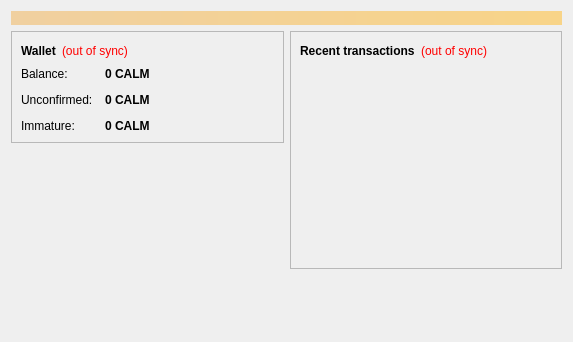
<?xml version="1.0" encoding="UTF-8"?>
<ui version="4.0">
 <class>OverviewPage</class>
 <widget class="QWidget" name="OverviewPage">
  <property name="geometry">
   <rect>
    <x>0</x>
    <y>0</y>
    <width>573</width>
    <height>342</height>
   </rect>
  </property>
  <property name="windowTitle">
   <string>Form</string>
  </property>
  <layout class="QVBoxLayout" name="topLayout">
   <item>
    <widget class="QLabel" name="labelAlerts">
     <property name="visible">
      <bool>false</bool>
     </property>
     <property name="styleSheet">
      <string notr="true">background-color: qlineargradient(x1: 0, y1: 0, x2: 1, y2: 0, stop:0 #F0D0A0, stop:1 #F8D488); color:#000000;</string>
     </property>
     <property name="wordWrap">
      <bool>true</bool>
     </property>
     <property name="margin">
      <number>3</number>
     </property>
    </widget>
   </item>
   <item>
    <layout class="QHBoxLayout" name="horizontalLayout" stretch="1,1">
     <item>
      <layout class="QVBoxLayout" name="verticalLayout_2">
       <item>
        <widget class="QFrame" name="frame">
         <property name="frameShape">
          <enum>QFrame::StyledPanel</enum>
         </property>
         <property name="frameShadow">
          <enum>QFrame::Raised</enum>
         </property>
         <layout class="QVBoxLayout" name="verticalLayout_4">
          <item>
           <layout class="QHBoxLayout" name="horizontalLayout_4">
            <item>
             <widget class="QLabel" name="label_5">
              <property name="font">
               <font>
                <weight>75</weight>
                <bold>true</bold>
               </font>
              </property>
              <property name="text">
               <string>Wallet</string>
              </property>
             </widget>
            </item>
            <item>
             <widget class="QLabel" name="labelWalletStatus">
              <property name="toolTip">
               <string>The displayed information may be out of date. Your wallet automatically synchronizes with the Calm network after a connection is established, but this process has not completed yet.</string>
              </property>
              <property name="styleSheet">
               <string notr="true">QLabel { color: red; }</string>
              </property>
              <property name="text">
               <string notr="true">(out of sync)</string>
              </property>
              <property name="alignment">
               <set>Qt::AlignLeading|Qt::AlignLeft|Qt::AlignVCenter</set>
              </property>
             </widget>
            </item>
            <item>
             <spacer name="horizontalSpacer_2">
              <property name="orientation">
               <enum>Qt::Horizontal</enum>
              </property>
              <property name="sizeHint" stdset="0">
               <size>
                <width>40</width>
                <height>20</height>
               </size>
              </property>
             </spacer>
            </item>
           </layout>
          </item>
          <item>
           <layout class="QFormLayout" name="formLayout_2">
            <property name="fieldGrowthPolicy">
             <enum>QFormLayout::AllNonFixedFieldsGrow</enum>
            </property>
            <property name="horizontalSpacing">
             <number>12</number>
            </property>
            <property name="verticalSpacing">
             <number>12</number>
            </property>
            <item row="0" column="0">
             <widget class="QLabel" name="label">
              <property name="text">
               <string>Balance:</string>
              </property>
             </widget>
            </item>
            <item row="0" column="1">
             <widget class="QLabel" name="labelBalance">
              <property name="font">
               <font>
                <weight>75</weight>
                <bold>true</bold>
               </font>
              </property>
              <property name="cursor">
               <cursorShape>IBeamCursor</cursorShape>
              </property>
              <property name="toolTip">
               <string>Your current balance</string>
              </property>
              <property name="text">
               <string notr="true">0 CALM</string>
              </property>
              <property name="textInteractionFlags">
               <set>Qt::LinksAccessibleByMouse|Qt::TextSelectableByKeyboard|Qt::TextSelectableByMouse</set>
              </property>
             </widget>
            </item>
            <item row="1" column="0">
             <widget class="QLabel" name="label_3">
              <property name="text">
               <string>Unconfirmed:</string>
              </property>
             </widget>
            </item>
            <item row="1" column="1">
             <widget class="QLabel" name="labelUnconfirmed">
              <property name="font">
               <font>
                <weight>75</weight>
                <bold>true</bold>
               </font>
              </property>
              <property name="cursor">
               <cursorShape>IBeamCursor</cursorShape>
              </property>
              <property name="toolTip">
               <string>Total of transactions that have yet to be confirmed, and do not yet count toward the current balance</string>
              </property>
              <property name="text">
               <string notr="true">0 CALM</string>
              </property>
              <property name="textInteractionFlags">
               <set>Qt::LinksAccessibleByMouse|Qt::TextSelectableByKeyboard|Qt::TextSelectableByMouse</set>
              </property>
             </widget>
            </item>
            <item row="2" column="0">
             <widget class="QLabel" name="labelImmatureText">
              <property name="text">
               <string>Immature:</string>
              </property>
             </widget>
            </item>
            <item row="2" column="1">
             <widget class="QLabel" name="labelImmature">
              <property name="font">
               <font>
                <weight>75</weight>
                <bold>true</bold>
               </font>
              </property>
              <property name="toolTip">
               <string>Mined balance that has not yet matured</string>
              </property>
              <property name="text">
               <string notr="true">0 CALM</string>
              </property>
              <property name="textInteractionFlags">
               <set>Qt::LinksAccessibleByMouse|Qt::TextSelectableByKeyboard|Qt::TextSelectableByMouse</set>
              </property>
             </widget>
            </item>
           </layout>
          </item>
         </layout>
        </widget>
       </item>
       <item>
        <spacer name="verticalSpacer">
         <property name="orientation">
          <enum>Qt::Vertical</enum>
         </property>
         <property name="sizeHint" stdset="0">
          <size>
           <width>20</width>
           <height>40</height>
          </size>
         </property>
        </spacer>
       </item>
      </layout>
     </item>
     <item>
      <layout class="QVBoxLayout" name="verticalLayout_3">
       <item>
        <widget class="QFrame" name="frame_2">
         <property name="frameShape">
          <enum>QFrame::StyledPanel</enum>
         </property>
         <property name="frameShadow">
          <enum>QFrame::Raised</enum>
         </property>
         <layout class="QVBoxLayout" name="verticalLayout">
          <item>
           <layout class="QHBoxLayout" name="horizontalLayout_2">
            <item>
             <widget class="QLabel" name="label_4">
              <property name="text">
               <string>&lt;b&gt;Recent transactions&lt;/b&gt;</string>
              </property>
             </widget>
            </item>
            <item>
             <widget class="QLabel" name="labelTransactionsStatus">
              <property name="toolTip">
               <string>The displayed information may be out of date. Your wallet automatically synchronizes with the Calm network after a connection is established, but this process has not completed yet.</string>
              </property>
              <property name="styleSheet">
               <string notr="true">QLabel { color: red; }</string>
              </property>
              <property name="text">
               <string notr="true">(out of sync)</string>
              </property>
              <property name="alignment">
               <set>Qt::AlignRight|Qt::AlignTrailing|Qt::AlignVCenter</set>
              </property>
             </widget>
            </item>
            <item>
             <spacer name="horizontalSpacer">
              <property name="orientation">
               <enum>Qt::Horizontal</enum>
              </property>
              <property name="sizeHint" stdset="0">
               <size>
                <width>40</width>
                <height>20</height>
               </size>
              </property>
             </spacer>
            </item>
           </layout>
          </item>
          <item>
           <widget class="QListView" name="listTransactions">
            <property name="styleSheet">
             <string notr="true">QListView { background: transparent; }</string>
            </property>
            <property name="frameShape">
             <enum>QFrame::NoFrame</enum>
            </property>
            <property name="verticalScrollBarPolicy">
             <enum>Qt::ScrollBarAlwaysOff</enum>
            </property>
            <property name="horizontalScrollBarPolicy">
             <enum>Qt::ScrollBarAlwaysOff</enum>
            </property>
            <property name="selectionMode">
             <enum>QAbstractItemView::NoSelection</enum>
            </property>
           </widget>
          </item>
         </layout>
        </widget>
       </item>
       <item>
        <spacer name="verticalSpacer_2">
         <property name="orientation">
          <enum>Qt::Vertical</enum>
         </property>
         <property name="sizeHint" stdset="0">
          <size>
           <width>20</width>
           <height>40</height>
          </size>
         </property>
        </spacer>
       </item>
      </layout>
     </item>
    </layout>
   </item>
  </layout>
 </widget>
 <resources/>
 <connections/>
</ui>
